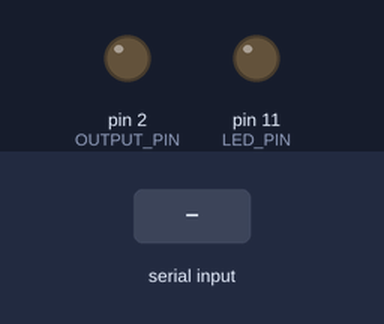
A sketch run on a simulated Arduino Uno, built with avr-gcc and run on an emulated ATmega328P. Parts: output pins drawn as LEDs (lit = HIGH). The inputs (shaded band) are chosen by the test bench.

Above: at 1.2 s.
1.3 s: "x" received over Serial
At 1.8 s:
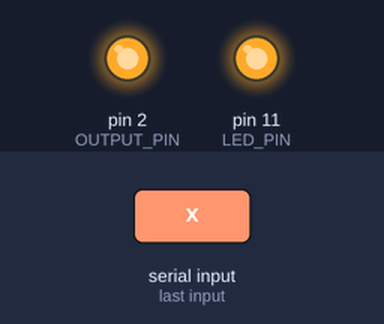
Timing chart, 0 to 5.8 s (numbered marks = the images above; inputs shaded):
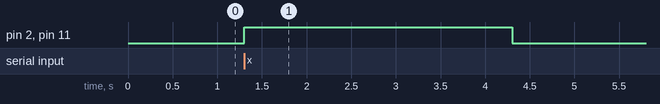

Measured:
- after the input at 1.3 s, pin 2 (OUTPUT_PIN), pin 11 (LED_PIN): LOW → HIGH at once, → LOW 3.0 s later

The sketch:

fe2-to-relay.ino
```cpp
// ============
// FE2 to relay
// ============

#define OUTPUT_PIN 2        // Pin which will be set to 5V (high) after receiving serial command
#define LED_PIN 11          // Set to "LED_BUILTIN" instead of "11" to use onboard LED
#define ON_DURATION_MS 3000 // Duration in milliseconds, for which OUTPUT_PIN will be set to high

int incomingByte = 0;

void setup() {
  Serial.begin(9600);
  pinMode(OUTPUT_PIN, OUTPUT);
  pinMode(LED_PIN, OUTPUT);
  digitalWrite(OUTPUT_PIN, LOW);
  digitalWrite(LED_PIN, LOW);
}

void loop() {
  if(Serial.available() > 0){
    incomingByte = Serial.read();

    if(incomingByte == 'x') {
      digitalWrite(OUTPUT_PIN, HIGH);
      digitalWrite(LED_PIN, HIGH);

      delay(ON_DURATION_MS);

      digitalWrite(OUTPUT_PIN, LOW);
      digitalWrite(LED_PIN, LOW);
    }
  }
}
```
